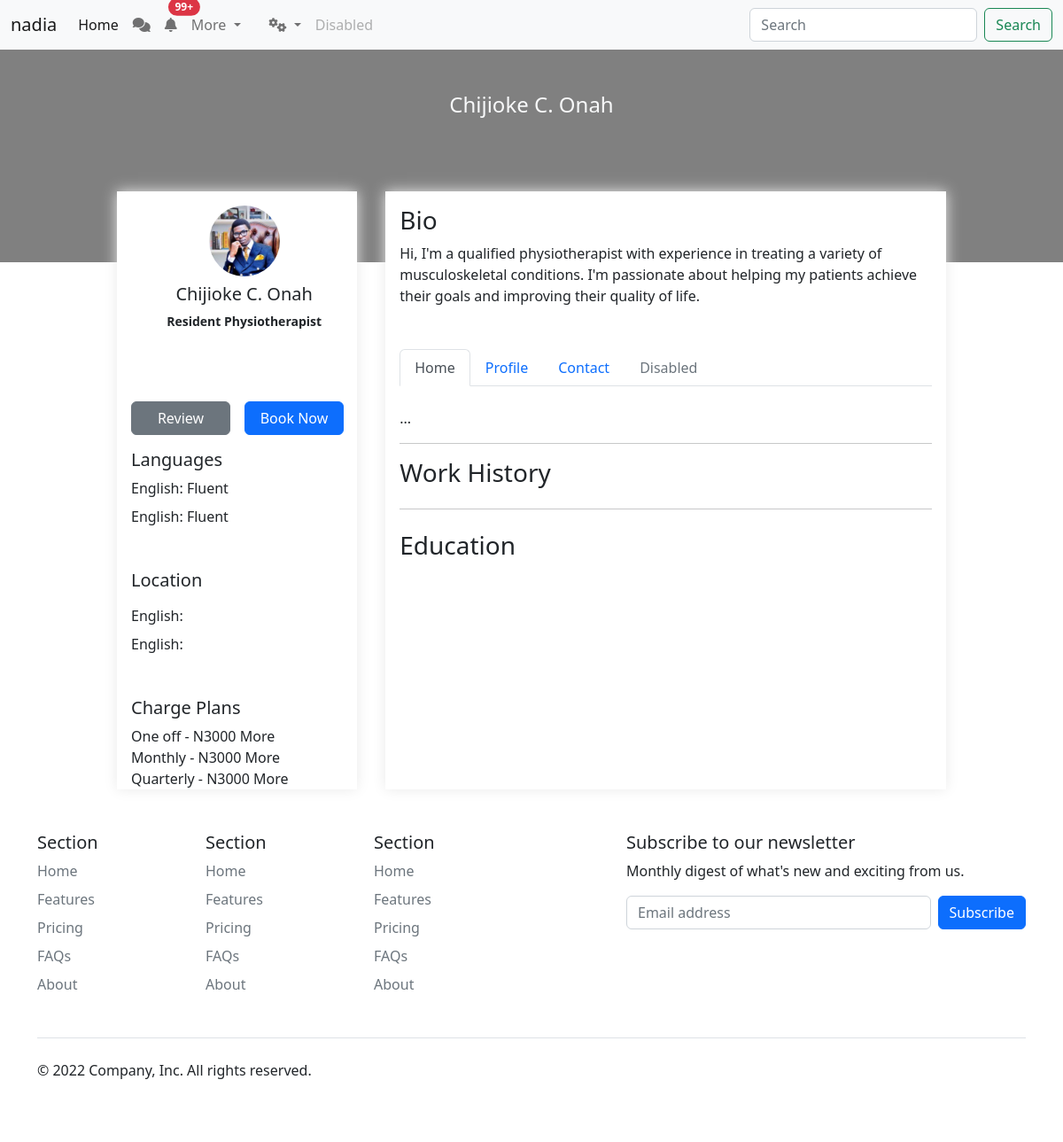
Screenshot of /therapist/4 (signed in) with the database file from the repository.
### project/models/User.py (models this page shows, shortened)
class User(UserMixin, db.Model):
    id = db.Column(db.Integer, primary_key=True)
    email = db.Column(db.String(100), unique=True)
    username = db.Column(db.String(100), unique=True)
    password = db.Column(db.String(120))
    fullname = db.Column(db.String(200))
    phone = db.Column(db.String(100))
    gender = db.Column(db.Enum(GenderEnum), nullable=True)
    access = db.Column(db.String(200), nullable=True, default='user')
    age = db.Column(db.Integer, nullable=True)
    city_id = db.Column(db.Integer, nullable=True)
    avatar = db.Column(db.String(200), nullable=True)
    govcard = db.Column(db.String(200), nullable=True)
    verified = db.Column(db.Integer(),nullable=True, default=0)
    addrss = db.Column(db.Text(), nullable=True)
    blocked = db.Column(db.Integer,nullable=True, default=0)
    bio = db.Column(db.Text(), nullable=True)
    tagline = db.Column(db.Text(), nullable=True)
    created_at = db.Column(db.DateTime, default=datetime.utcnow)

### project/Blue_Prints/Profile/profile.py (the view)
@profile.route('/therapist/<int:id>')
def pub_therapist_profile(id):
    therapist = User.query.filter_by(id=id).first()
    edu = Education.query.filter_by(therapist_id=id).all()
    work = Work.query.filter_by(therapist_id=id).all()
    country = Country.query.all()
    user_cities = UserCity.query.filter_by(user_id=id).all()
    cities = [City.query.get(user_city.city_id) for user_city in user_cities]
    city_data = [{'id': city.id, 'name': city.name} for city in cities]
    return render_template('/profile/profile.html', therapist=therapist, work=work, edu=edu, country=country, therapist_id=id, cities=city_data)

### project/Blue_Prints/Profile/templates/profile/profile.html (shortened to what this page needs)
{% extends "layouts/guest.html" %}
{% block styles %}
<link rel="stylesheet" type="text/css" href="{{ url_for('profile.static', filename='css/profile.css') }}">
<link rel="stylesheet" href="">
<link rel="stylesheet" href="https://cdnjs.cloudflare.com/ajax/libs/font-awesome/6.3.0/css/all.min.css" />
{% endblock %}
{% block content %}
<div>
    <div class="profile_header pt-5">
        <h4 class="text-center text-light">{{therapist.fullname}}</h4>
    </div>
    <div class="profile_container container">
        <aside class="profile_aside">
            <div class="profile_intro">
              {% if therapist.avatar == None %}
              <img src="" class="img pic img-fluid"/>
              {% else %}
              <img src="{{ url_for('profile.static', filename='uploads/avatar'+therapist.avatar) }}" class="img pic img-fluid" alt="">
              {% endif %}
              <h5 class=" mt-2">{{therapist.fullname}}</h5>
              <small><b>
                {% if therapist.tagline == None %}
                    Add a Tagline
                {% else %}
                    {{therapist.tagline}}
                {% endif %}
              </b></small>
            </div>
            {% if current_user.__table__.name == 'user'%}
            <div class="mt-3 mb-3 booking-div">
              <button class="btn btn-default btn-secondary">Review</button>
              <button class="btn btn-primary" data-bs-toggle="modal" data-bs-target="#book">Book Now</button>
            </div>
            {% endif %}
            <div class="">
              <h5 class="">Languages</h5>
              <div class="deet mt-2">
                <span class="deet_key">English: </span>
                <span>Fluent</span>
              </div>
              <div class="deet mt-2">
                <span class="deet_key">English: </span>
                <span>Fluent</span>
              </div>
            </div>
            <div class="mt-5 ">
              <div class="location-heading">
                <h5 class="">Location</h5>
              </div>
              <div class="locations_div" id="locations_div">
                <div class="deet mt-2">
                  <span class="deet_key">English: </span>
                </div>
                <div class="deet mt-2">
                  <span class="deet_key">English: </span>
                </div>
              </div>
            </div>
            <div class="mt-5">
                <h5>Charge Plans</h5>
                <div>
                  <span>One off - </span>
                  <span>N3000</span>
                  <span>More</span>
                </div>
                <div>
                  <span>Monthly - </span>
                  <span>N3000</span>
                  <span>More</span>
                </div>
                <div>
                  <span>Quarterly - </span>
                  <span>N3000</span>
                  <span>More</span>
                </div>
            </div>
        </aside>
        <section class="profile_section">
          <div class="">
            <div class="bio_title">
                <h3>Bio</h3>
            </div>
            <div class="bio-text">
                {% if therapist.bio == None %}
                    Add a bio
                {% else %}
                    {{therapist.bio}}
                {% endif %}
            </div>
          </div>
          <ul class="nav nav-tabs mt-5 mb-4" id="myTab" role="tablist">
            <li class="nav-item" role="presentation">
              <button class="nav-link active" id="home-tab" data-bs-toggle="tab" data-bs-target="#home-tab-pane" type="button" role="tab" aria-controls="home-tab-pane" aria-selected="true">Home</button>
            </li>
            <li class="nav-item" role="presentation">
              <button class="nav-link" id="profile-tab" data-bs-toggle="tab" data-bs-target="#profile-tab-pane" type="button" role="tab" aria-controls="profile-tab-pane" aria-selected="false">Profile</button>
            </li>
            <li class="nav-item" role="presentation">
              <button class="nav-link" id="contact-tab" data-bs-toggle="tab" data-bs-target="#contact-tab-pane" type="button" role="tab" aria-controls="contact-tab-pane" aria-selected="false">Contact</button>
            </li>
            <li class="nav-item" role="presentation">
              <button class="nav-link" id="disabled-tab" data-bs-toggle="tab" data-bs-target="#disabled-tab-pane" type="button" role="tab" aria-controls="disabled-tab-pane" aria-selected="false" disabled>Disabled</button>
            </li>
          </ul>
          <div class="tab-content" id="myTabContent">
            <div class="tab-pane fade show active" id="home-tab-pane" role="tabpanel" aria-labelledby="home-tab" tabindex="0">...</div>
          </div>
          <hr>
          <div class="educaction mb-3">
            <div class="bio_title">
                <h3>Work History</h3>
            </div>
          </div>
          <hr>
          <div class="educaction mb-5">
            <div class="bio_title mt-4">
                <h3>Education</h3>
            </div>
          </div>
        </section>
     </div>
</div>
{% endblock %}

### project/templates/layouts/guest.html (shortened to what this page needs)
<!doctype html>
<html lang="en">
  <head>
    <link href="https://cdn.jsdelivr.net/npm/bootstrap@5.2.3/dist/css/bootstrap.min.css" rel="stylesheet">
    <link rel="stylesheet" href="index.css">
    <link rel="stylesheet" href="https://cdnjs.cloudflare.com/ajax/libs/font-awesome/6.3.0/css/all.min.css" />
    {% block styles %}
    {% endblock %}
  </head>
  <body>
    <nav class="navbar navbar-expand-lg bg-light">
        <div class="container-fluid">
          <a class="navbar-brand" href="#">nadia</a>
          <div class="collapse navbar-collapse" id="navbarSupportedContent">
            <ul class="navbar-nav me-auto mb-2 mb-lg-0">
              <li class="nav-item">
                <a class="nav-link active" aria-current="page" href="#">Home</a>
              </li>
              <li class="nav-item">
                <a href="" class="nav-link"><i class="fa-solid fa-comments"></i></a>
              </li>
              <li class="nav-item">
                <a href="" class="nav-link position-relative">
                  <i class="fa-solid fa-bell"></i>
                  <span class="position-absolute top-0 start-100 translate-middle badge rounded-pill bg-danger">
                    99+
                  </span>
                </a>
              </li>
              <li class="nav-item dropdown">
                <a class="nav-link dropdown-toggle" href="#" role="button" data-bs-toggle="dropdown" aria-expanded="false">
                  More
                </a>
              </li>
              <li class="nav-item dropdown " style="margin-left: 1rem;">
                <a class="nav-link dropdown-toggle" href="#" role="button" data-bs-toggle="dropdown" aria-expanded="false">
                  <i class="fa-solid fa-gears "></i>
                </a>
              </li>
              <li class="nav-item">
                <a class="nav-link disabled">Disabled</a>
              </li>
            </ul>
            <form class="d-flex" role="search">
              <input class="form-control me-2" type="search" placeholder="Search" aria-label="Search">
              <button class="btn btn-outline-success" type="submit">Search</button>
            </form>
          </div>
        </div>
      </nav>
    {% block content %}
    {% endblock %}
    <footer class="py-5 container">
        <div class="row">
          <div class="col-6 col-md-2 mb-3">
            <h5>Section</h5>
            <ul class="nav flex-column">
              <li class="nav-item mb-2"><a href="#" class="nav-link p-0 text-muted">Home</a></li>
              <li class="nav-item mb-2"><a href="#" class="nav-link p-0 text-muted">Features</a></li>
              <li class="nav-item mb-2"><a href="#" class="nav-link p-0 text-muted">Pricing</a></li>
              <li class="nav-item mb-2"><a href="#" class="nav-link p-0 text-muted">FAQs</a></li>
              <li class="nav-item mb-2"><a href="#" class="nav-link p-0 text-muted">About</a></li>
            </ul>
          </div>
          <div class="col-6 col-md-2 mb-3">
            <h5>Section</h5>
            <ul class="nav flex-column">
              <li class="nav-item mb-2"><a href="#" class="nav-link p-0 text-muted">Home</a></li>
              <li class="nav-item mb-2"><a href="#" class="nav-link p-0 text-muted">Features</a></li>
              <li class="nav-item mb-2"><a href="#" class="nav-link p-0 text-muted">Pricing</a></li>
              <li class="nav-item mb-2"><a href="#" class="nav-link p-0 text-muted">FAQs</a></li>
              <li class="nav-item mb-2"><a href="#" class="nav-link p-0 text-muted">About</a></li>
            </ul>
          </div>
          <div class="col-6 col-md-2 mb-3">
            <h5>Section</h5>
            <ul class="nav flex-column">
              <li class="nav-item mb-2"><a href="#" class="nav-link p-0 text-muted">Home</a></li>
              <li class="nav-item mb-2"><a href="#" class="nav-link p-0 text-muted">Features</a></li>
              <li class="nav-item mb-2"><a href="#" class="nav-link p-0 text-muted">Pricing</a></li>
              <li class="nav-item mb-2"><a href="#" class="nav-link p-0 text-muted">FAQs</a></li>
              <li class="nav-item mb-2"><a href="#" class="nav-link p-0 text-muted">About</a></li>
            </ul>
          </div>
          <div class="col-md-5 offset-md-1 mb-3">
            <form>
              <h5>Subscribe to our newsletter</h5>
              <p>Monthly digest of what's new and exciting from us.</p>
              <div class="d-flex flex-column flex-sm-row w-100 gap-2">
                <input id="newsletter1" type="text" class="form-control" placeholder="Email address">
                <button class="btn btn-primary" type="button">Subscribe</button>
              </div>
            </form>
          </div>
        </div>
        <div class="d-flex flex-column flex-sm-row justify-content-between py-4 my-4 border-top">
          <p>&copy; 2022 Company, Inc. All rights reserved.</p>
          <ul class="list-unstyled d-flex">
            <li class="ms-3"><a class="link-dark" href="#"><svg class="bi" width="24" height="24"><use xlink:href="#twitter"/></svg></a></li>
            <li class="ms-3"><a class="link-dark" href="#"><svg class="bi" width="24" height="24"><use xlink:href="#instagram"/></svg></a></li>
            <li class="ms-3"><a class="link-dark" href="#"><svg class="bi" width="24" height="24"><use xlink:href="#facebook"/></svg></a></li>
          </ul>
        </div>
      </footer>
  </body>
</html>

### project/Blue_Prints/Profile/static/css/profile.css (style rules this page uses)
body { overflow-x: hidden !important; }
.profile_header { height: 30vh !important; width: 100% !important; background-color: gray; z-index: -1 !important; }
.location-heading { display: flex; flex-direction: row; align-items: center; grid-gap: 2rem; }
.profile_container { height: fit-content !important; display: flex; flex-direction: row; justify-content: center; z-index: 1; margin-top: -5rem; opacity:1; width: 80%; grid-gap: 2rem; }
.profile_aside { width: 30%; box-shadow: 0 0 15px rgb(234, 234, 234); padding-left: 1rem; opacity: 1 !important; z-index: 1 !important; background-color: white !important; }
.profile_intro { display: flex; flex-direction: column; justify-content: center; align-items: center; padding-top: 1rem; margin-bottom: 5rem; }
.pic { height: 5rem; width: 5rem; border-radius: 50%; }
.booking-div { display: flex; grid-gap: 1rem; }
.booking-div .btn { width: 7rem; }
.profile_section { width: 70%; margin-right: 0 !important; padding-right: 1rem !important; padding-left: 1rem; box-shadow: 0 0 15px rgb(234, 234, 234); background-color: white !important; }
.bio_title { margin-top: 1rem; display: flex; grid-gap: 5rem; }

### rows the page displays
User: fullname "Chijioke C. Onah", avatar (picture), tagline "Resident Physiotherapist", bio "Hi, I'm a qualified physiotherapist with experience in treating a variety of musculoskeletal conditions. I'm passionate about helping my patients achieve their goals and improving their quality of life."
